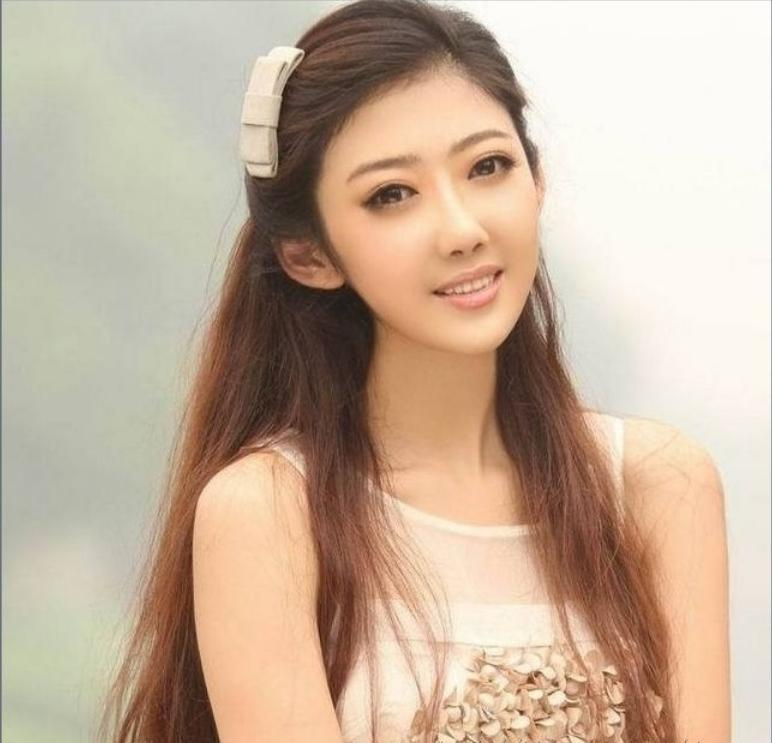
//> input picture connectedComponents/1_img.jpg, 772 x 743 px
$ ./distance_image ../../connectedComponents/1_img.jpg   (built with g++ and OpenCV 4)
//> lines starting //> are read from the running program, lines starting //| are printed output that depends on the picture; after the words box and inside, x2 and y2 are one past the last pixel; in counts of white or black regions, pixels touching at a corner belong together
#include <iostream>
#include <opencv2/imgproc/imgproc.hpp>
#include <opencv2/opencv.hpp>
#include <cv.h>
#include <opencv2/core/core.hpp>
#include <opencv2/highgui/highgui.hpp>
#include <cmath>
using namespace std;
    using namespace cv;

    int main(int argc,char *argv[])
    {
        float maxValue=0;  //定义距离变换矩阵中的最大值
        Mat image=imread(argv[1]);
//> image is the input picture: 743 rows x 772 cols, CV_8UC3; mean B, G, R 155.8, 176.4, 198.2
        Mat imageGray;
        cvtColor(image,imageGray,CV_RGB2GRAY);
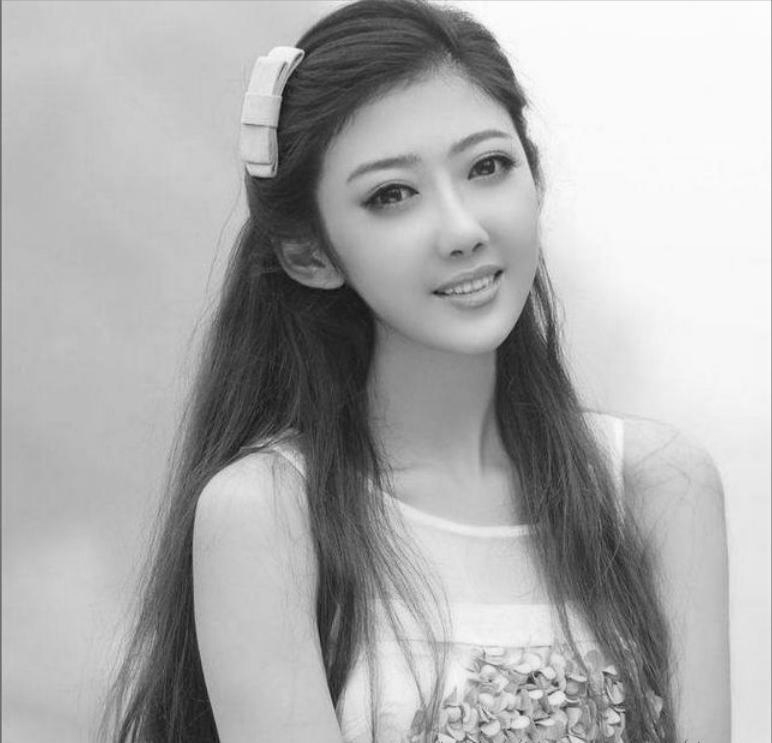
//> imageGray: 743 rows x 772 cols, CV_8UC1; min 15, max 255, mean 172.7
        imageGray=~imageGray;  //取反
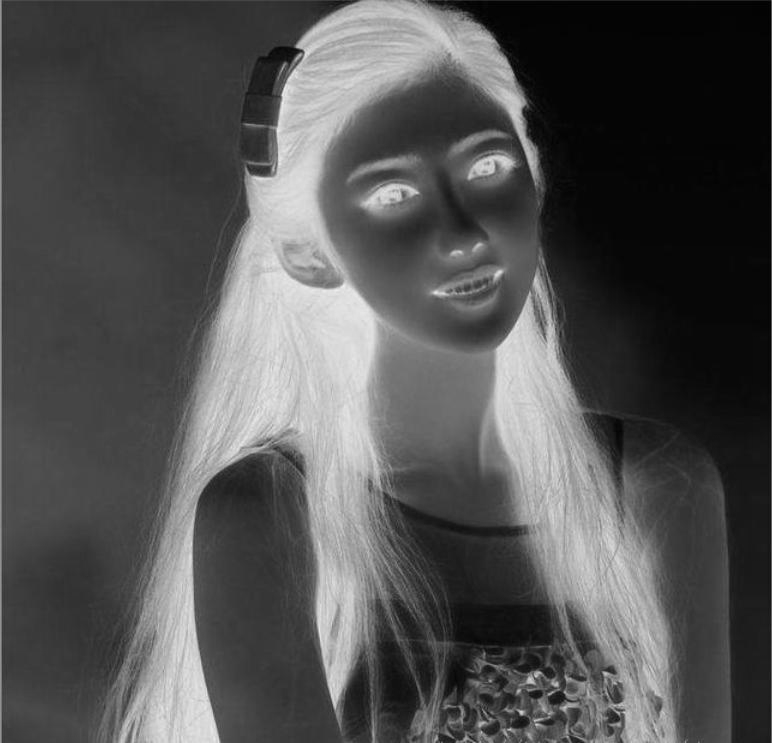
//> imageGray: 743 rows x 772 cols, CV_8UC1; min 0, max 240, mean 82.3
        GaussianBlur(imageGray,imageGray,Size(5,5),2); //滤波
        threshold(imageGray,imageGray,20,200,CV_THRESH_BINARY); //阈值
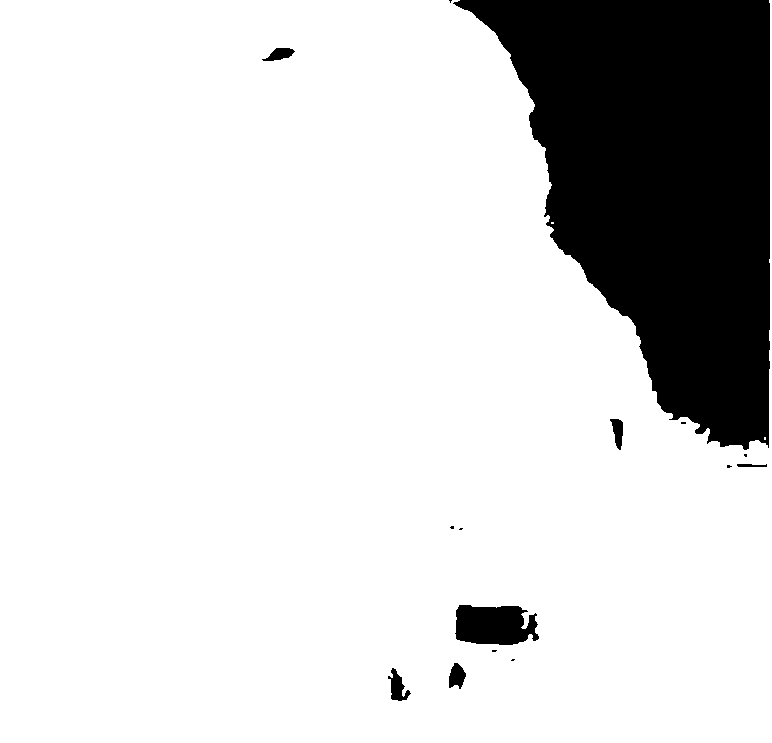
//> imageGray: 743 rows x 772 cols, CV_8UC1; values 0 (black) and 200 (white), 84.2% white; 15 black regions (8 under 20 px), largest, box (x1, y1, x2, y2) and area: (453, 0, 770, 450) 86675, (455, 605, 539, 645) 2721, (388, 668, 411, 701) 363
        imshow("s",imageGray);
        Mat imageThin(imageGray.size(),CV_32FC1); //定义保存距离变换结果的Mat矩阵
        distanceTransform(imageGray,imageThin,CV_DIST_L2,3);  //距离变换
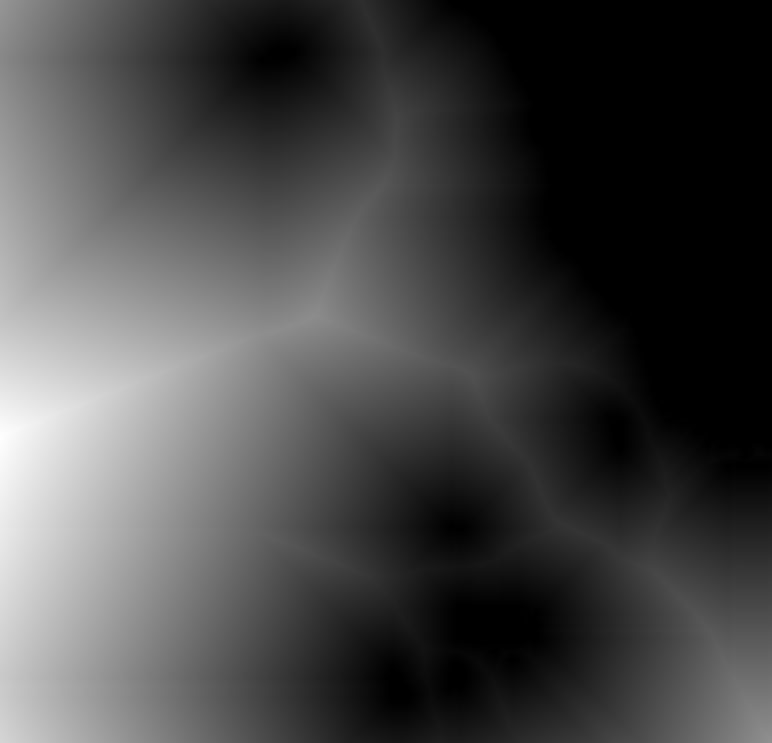
//> imageThin: 743 rows x 772 cols, CV_32FC1; min 0, max 467.5, mean 131.5; drawn with min black and max white
        Mat distShow;
        distShow=Mat::zeros(imageGray.size(),CV_8UC1); //定义细化后的字符轮廓
        for(int i=0;i<imageThin.rows;i++)
        {
            for(int j=0;j<imageThin.cols;j++)
            {
                if(imageThin.at<float>(i,j)>maxValue)
                {
                    maxValue=imageThin.at<float>(i,j);  //获取距离变换的极大值
                }
            }
        }
//> after the loop, maxValue = 467.5
        for(int i=0;i<imageThin.rows;i++)
        {
            for(int j=0;j<imageThin.cols;j++)
            {
                if(imageThin.at<float>(i,j)>maxValue/1.9)
                {
                    distShow.at<uchar>(i,j)=255;   //符合距离大于最大值一定比例条件的点设为255
                }
            }
        }
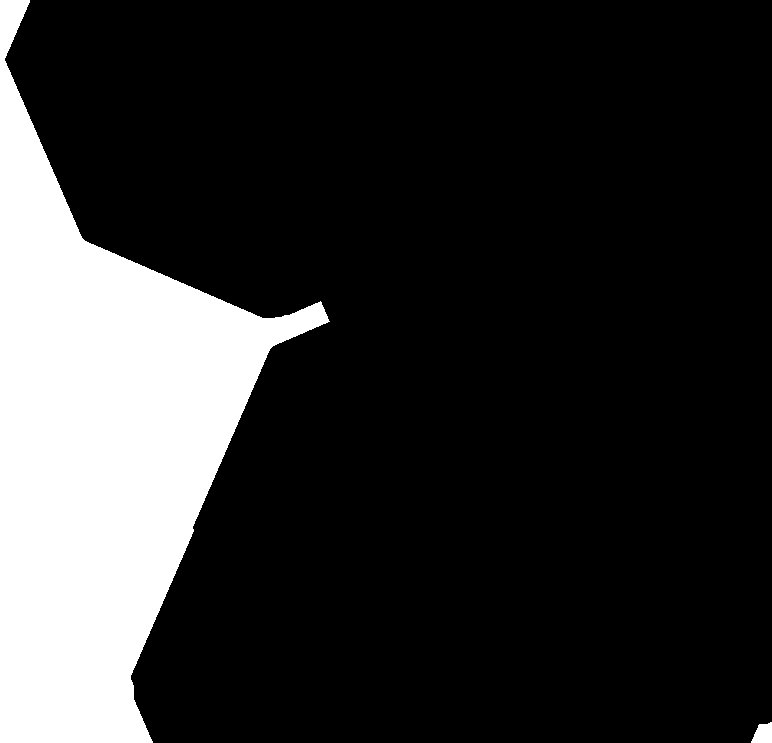
//> distShow: 743 rows x 772 cols, CV_8UC1; 18.8% white; 2 white regions, box (x1, y1, x2, y2) and area: (0, 0, 330, 743) 107267, (751, 722, 772, 743) 331
        imshow("Source Image",image);
        imshow("Thin Image",distShow);
        waitKey();
        return 0;
    }
